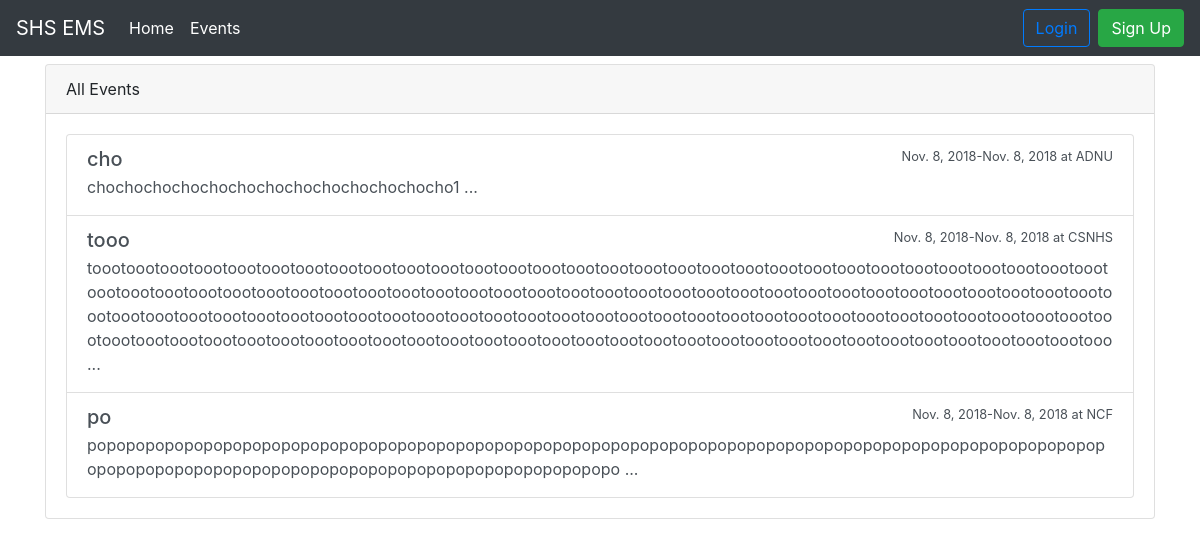
Screenshot of /events/ with the database file from the repository.
### events/models.py (models this page shows, shortened)
class Event(models.Model):
    name = models.CharField("Name of Event", max_length = 100, default = "")
    description = models.TextField("Description", max_length = 2000, blank = True)
    max_slots = models.IntegerField("Max Slots", blank = True, null =True)
    date_from = models.DateField("Start Date")
    date_to = models.DateField("End Date")
    time_from = models.TimeField("Start Time")
    time_to = models.TimeField("End Time")
    venue = models.CharField("Venue", max_length =100)
    date_created = models.DateTimeField("Date Created", auto_now_add = True)
    creator = models.ForeignKey(to="users.Participant", on_delete = models.CASCADE)

### events/views.py (the view)
# urls.py: path("events/",EventListView.as_view(), name = "event_list"),
class EventListView(ListView):
    model = Event
    template_name = "event_list.html"
    context_object_name = "event_list"

### templates/event_list.html (shortened to what this page needs)
{% extends "base.html" %}
{% block content %}
<div class="card mt-2">
        <div class="card-header">
            All Events
        </div>
        <div class="card-body">
                <div class="list-group">
                        {% for event in event_list %}
                                <a href="{% url 'event_detail' event.pk %}" class="list-group-item list-group-item-action flex-column align-items-start">
                                  <div class="d-flex w-100 justify-content-between">
                                    <h5 class="mb-1">  {{ event.name }}</h5>
                                    <small>{{ event.date_from }}-{{ event.date_to }} at {{ event.venue }}</small>
                                  </div>
                                  <p class="mb-1">  {{ event.description | slice:":500" }} ...</p>
                                </a>
                        {% endfor %}
                            </div>
        </div>
      </div>
{% endblock %}

### rows the page displays
Event: name "cho", date_from "Nov. 8, 2018", date_to "Nov. 8, 2018", venue "ADNU", description "chochochochochochochochochochochochocho1"
Event: name "tooo", date_from "Nov. 8, 2018", date_to "Nov. 8, 2018", venue "CSNHS", description "toootoootoootoootoootoootoootoootoootoootoootoootoootoootoootoootoootoootoootoootoootoootoootoootoootoootoootoootoootoootoootoootoootoootoootoootoootoootoootoootoootoootoootoootoootoootoootoootoootoootoootoootoootoootoootoootoootoootoootoootoootoootoootoootoootoootoootoootoootoootoootoootoootoootoootoootoootoootoootoootoootoootoootoootoootoootoootoootoootoootoootoootoootoootoootoootoootoootoootoootoootoootoootoootoootoootoootoootoootoootoootoootoootoootoootoootoootoootoootoootooo"
Event: name "po", date_from "Nov. 8, 2018", date_to "Nov. 8, 2018", venue "NCF", description "popopopopopopopopopopopopopopopopopopopopopopopopopopopopopopopopopopopopopopopopopopopopopopopopopopopopopopopopopopopopopopopopopopopopopopopopopopopopopopopo"
